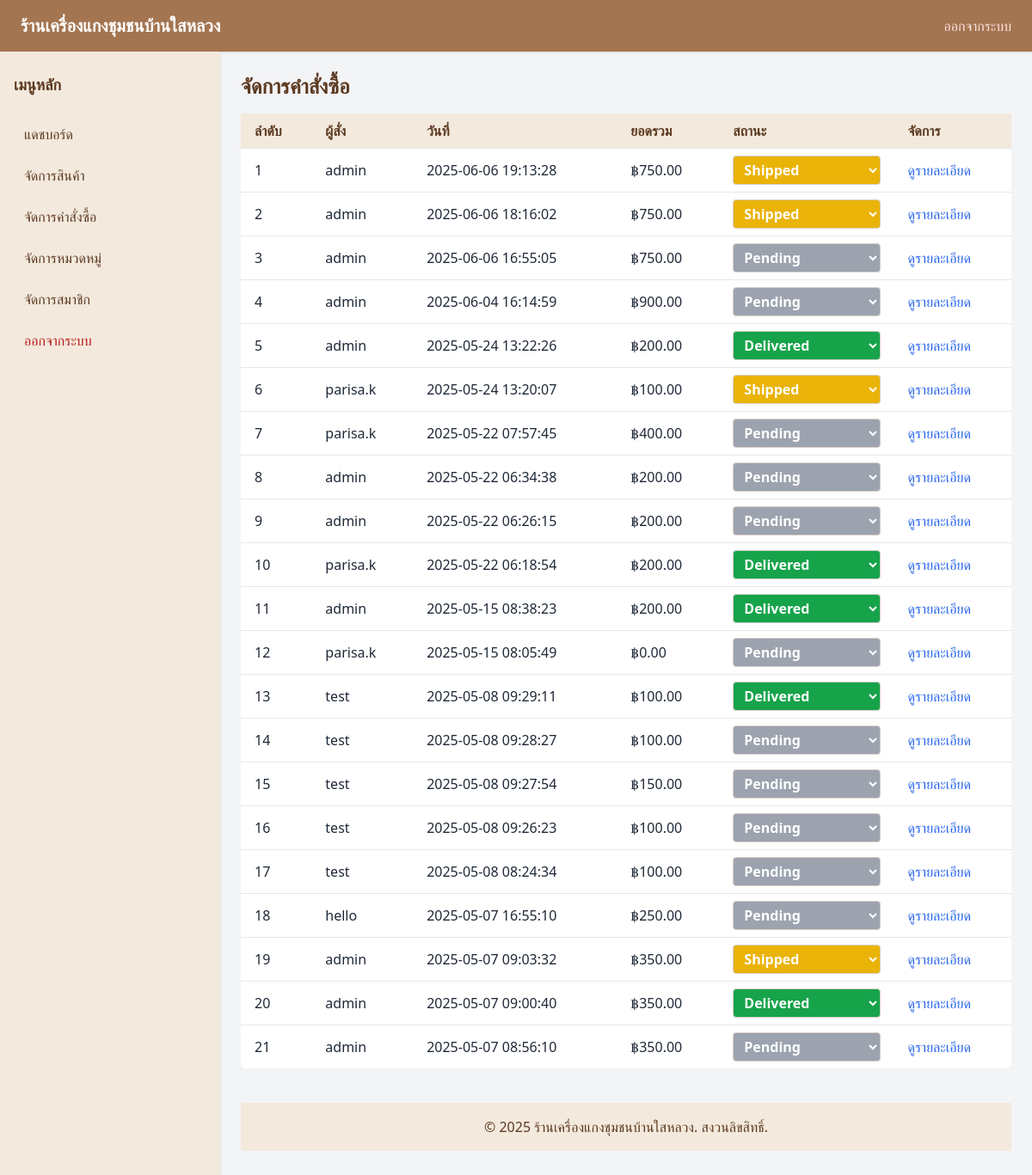
The app's page /admin/orders.php (signed in) with its own data.
### tables this page shows
CREATE TABLE `orders` (
  `order_id` int(11) NOT NULL,
  `user_id` int(11) DEFAULT NULL,
  `order_date` timestamp NULL DEFAULT current_timestamp(),
  `shipping_address` text NOT NULL,
  `status` enum('pending','shipped','delivered','cancelled','waiting_payment_verify') DEFAULT 'pending',
  `total_amount` decimal(10,2) NOT NULL,
  `payment_method` enum('qr','cod') NOT NULL,
  `payment_slip` varchar(255) DEFAULT NULL
);

CREATE TABLE `users` (
  `user_id` int(11) NOT NULL,
  `username` varchar(50) NOT NULL,
  `email` varchar(100) NOT NULL,
  `password_hash` varchar(255) NOT NULL,
  `role` enum('admin','customer') NOT NULL DEFAULT 'customer',
  `created_at` timestamp NULL DEFAULT current_timestamp()
);

### admin/orders.php (the view, shortened to what this page needs)
<?php
require_once '../includes/db.php';
require_once '../includes/header.php';
$stmt = $pdo->query("SELECT o.*, u.username FROM orders o LEFT JOIN users u ON o.user_id = u.user_id ORDER BY o.order_id DESC");
$orders = $stmt->fetchAll(PDO::FETCH_ASSOC);
?>
<h1 class="text-2xl font-bold mb-4">จัดการคำสั่งซื้อ</h1>
<div class="overflow-x-auto">
    <table class="min-w-full bg-white shadow rounded">
        <thead class="bg-gray-200">
            <tr>
                <th class="px-4 py-2 text-left">ลำดับ</th>
                <th class="px-4 py-2 text-left">ผู้สั่ง</th>
                <th class="px-4 py-2 text-left">วันที่</th>
                <th class="px-4 py-2 text-left">ยอดรวม</th>
                <th class="px-4 py-2 text-left">สถานะ</th>
                <th class="px-4 py-2 text-left">จัดการ</th>
            </tr>
        </thead>
        <tbody>
            <?php $index = 1; ?>
            <?php foreach ($orders as $order): ?>
            <tr class="border-t">
                <td class="px-4 py-2"><?= $index++ ?></td>
                <td class="px-4 py-2"><?= htmlspecialchars($order['username'] ?? 'ไม่มีข้อมูล') ?></td>
                <td class="px-4 py-2"><?= $order['order_date'] ?? 'ไม่มีข้อมูล' ?></td>
                <td class="px-4 py-2">฿<?= number_format($order['total_amount'], 2) ?></td>
                <td class="px-4 py-2">
                    <form method="post" action="update_order_status.php" class="inline">
                        <select name="status" onchange="setSelectColor(this); this.form.submit();" class="border rounded px-2 py-1 text-white font-semibold">
                            <?php foreach (['pending', 'processing', 'shipped', 'delivered'] as $status): ?>
                                <option value="<?= $status ?>" <?= $order['status'] === $status ? 'selected' : '' ?>>
                                    <?= ucfirst($status) ?>
                                </option>
                            <?php endforeach; ?>
                        </select>
                    </form>
                </td>
                <td class="px-4 py-2">
                    <button onclick="viewOrder(<?= $order['order_id'] ?>)" class="text-blue-600 hover:underline">ดูรายละเอียด</button>
                </td>
            </tr>
            <?php endforeach; ?>
        </tbody>
    </table>
</div>
<?php require_once '../includes/footer.php'; ?>

### assets/style-modern-spice.css (style rules this page uses)
body { font-family: 'Sarabun', sans-serif; background-color: #FDF7F1; color: #5C3A21; }
h1, h2, h3, h4 { font-weight: bold; color: #5C3A21; }
table { border-collapse: collapse; width: 100%; }
table th { background-color: #F3E9DD; color: #5C3A21; font-weight: 600; }
table td { border-top: 1px solid #e5e7eb; padding: 0.75rem; }
input[type="text"], input[type="email"], input[type="password"], select, textarea { border: 1px solid #D6CFC6; border-radius: 0.375rem; padding: 0.5rem; width: 100%; background-color: #fff; color: #5C3A21; }

### records on screen
orders: user.username "admin", order_date "2025-06-06 19:13:28", total_amount "750.00", status "Shipped"
orders: user.username "admin", order_date "2025-06-06 18:16:02", total_amount "750.00", status "Shipped"
orders: user.username "admin", order_date "2025-06-06 16:55:05", total_amount "750.00", status "Pending"
orders: user.username "admin", order_date "2025-06-04 16:14:59", total_amount "900.00", status "Pending"
orders: user.username "admin", order_date "2025-05-24 13:22:26", total_amount "200.00", status "Delivered"
orders: user.username "parisa.k", order_date "2025-05-24 13:20:07", total_amount "100.00", status "Shipped"
orders: user.username "parisa.k", order_date "2025-05-22 07:57:45", total_amount "400.00", status "Pending"
orders: user.username "admin", order_date "2025-05-22 06:34:38", total_amount "200.00"
orders: user.username "admin", order_date "2025-05-22 06:26:15", total_amount "200.00", status "Pending"
orders: user.username "parisa.k", order_date "2025-05-22 06:18:54", total_amount "200.00", status "Delivered"
orders: user.username "admin", order_date "2025-05-15 08:38:23", total_amount "200.00", status "Delivered"
orders: user.username "parisa.k", order_date "2025-05-15 08:05:49", total_amount "0.00", status "Pending"
orders: user.username "test", order_date "2025-05-08 09:29:11", total_amount "100.00", status "Delivered"
orders: user.username "test", order_date "2025-05-08 09:28:27", total_amount "100.00"
orders: user.username "test", order_date "2025-05-08 09:27:54", total_amount "150.00", status "Pending"
orders: user.username "test", order_date "2025-05-08 09:26:23", total_amount "100.00", status "Pending"
orders: user.username "test", order_date "2025-05-08 08:24:34", total_amount "100.00"
orders: user.username "hello", order_date "2025-05-07 16:55:10", total_amount "250.00"
orders: user.username "admin", order_date "2025-05-07 09:03:32", total_amount "350.00", status "Shipped"
orders: user.username "admin", order_date "2025-05-07 09:00:40", total_amount "350.00", status "Delivered"
orders: user.username "admin", order_date "2025-05-07 08:56:10", total_amount "350.00", status "Pending"

### other values on screen
form field status "Pending"
